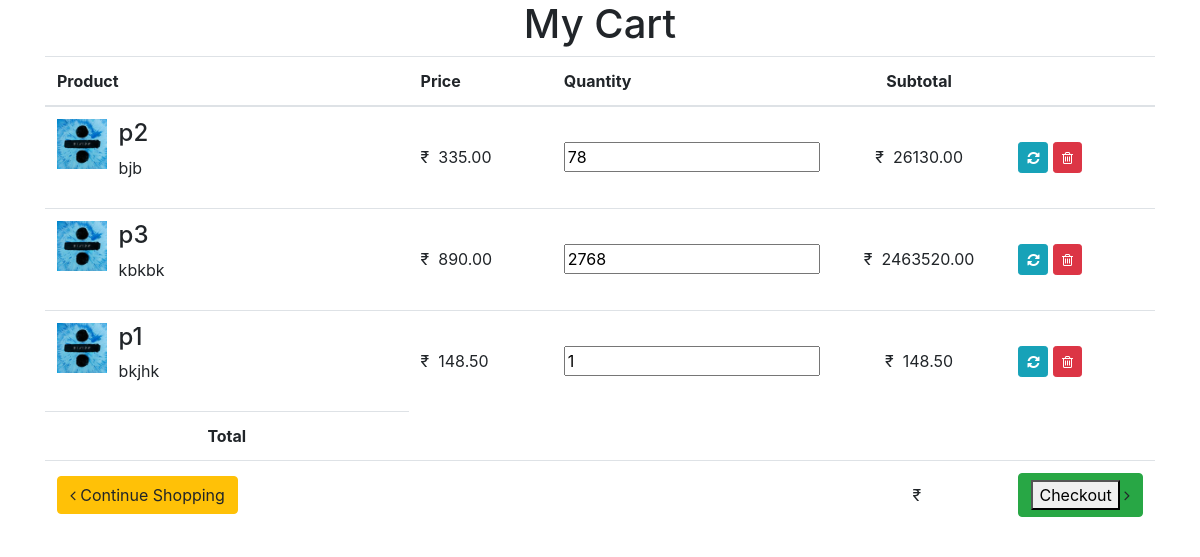
Page /products/mycart/ (signed in) on the earlier database version.
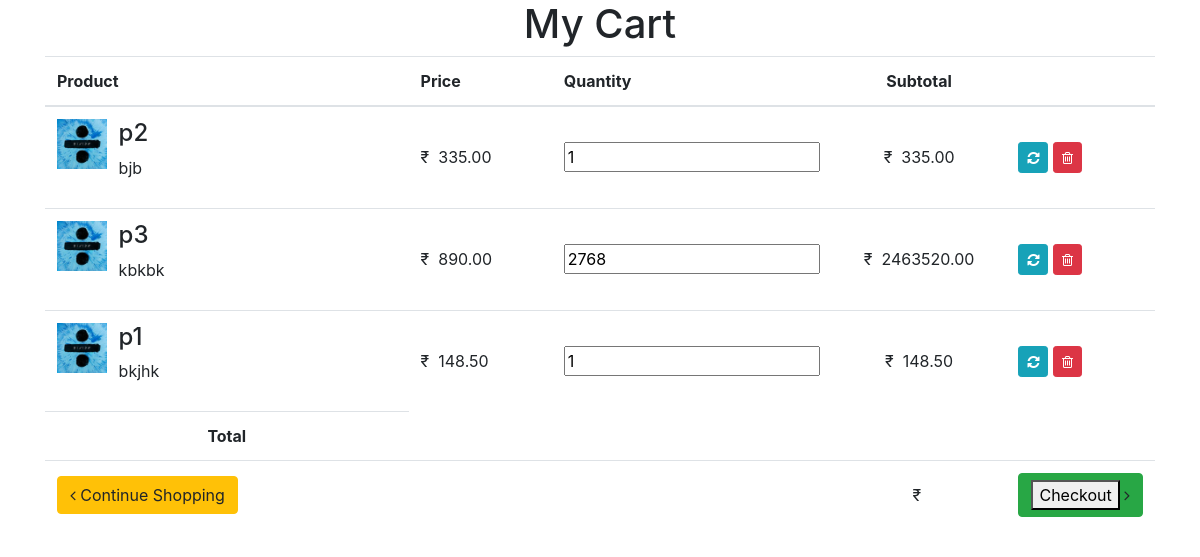
Same page on the later database version.
### cart/models.py (models this page shows, shortened)
class Cart(models.Model):
    customer = models.ForeignKey(Customer, on_delete=models.CASCADE)
    product = models.ForeignKey(ProductData,on_delete=models.CASCADE)
    quantity = models.IntegerField(default=1,null=True)
    total_price = models.DecimalField(null=True,decimal_places=2,max_digits=50)
    status = models.BooleanField(default=False)
    rating = models.CharField(default=0,max_length=10)

### products/models.py (models this page shows, shortened)
class ProductData(models.Model):
	name = models.CharField(null=False, max_length=500)
	description = models.CharField(max_length=500,null=False)
	category = models.ForeignKey(CategoryData,null=False,on_delete=models.CASCADE)
	image = models.FileField()
	sub_category_name = ChainedForeignKey(SubCategoryData, chained_field="category",
                                          chained_model_field="category", null=True)
	brand = models.CharField(null=True, max_length=100)
	mass = models.DecimalField(null=False,decimal_places=2,max_digits=50,default=1)
	unit = models.CharField(max_length=500, blank=False, null=False, default='Kg', choices=STATUS_CHOICES)
	available = models.BooleanField(default=False)
	price = models.DecimalField(null=True,decimal_places=2,max_digits=50)
	discount_percentage = models.DecimalField(null=True,decimal_places=2,max_digits=50)
	discounted_price = models.DecimalField(null=True,decimal_places=2,max_digits=50)
	reviews = models.ManyToManyField('user_panel.Review',blank=True)
	stars = models.DecimalField(default=3,decimal_places=1,max_digits=50)

### products/views.py (the view)
def mycart(request):
	if request.method=="GET":
		customer = Customer.objects.get(user_id=request.user.id)
		items = Cart.objects.filter(customer_id=customer.id,status=0)
		return render(request,'products/cart.html',{'items':items,'customer':customer})

### templates/products/cart.html (shortened to what this page needs)
<!DOCTYPE html>
<html>
<head>
</head>
<link rel="stylesheet" href="https://maxcdn.bootstrapcdn.com/bootstrap/4.0.0/css/bootstrap.min.css">
<link rel="stylesheet" href="https://cdnjs.cloudflare.com/ajax/libs/font-awesome/4.7.0/css/font-awesome.min.css">
<body>
<div class="container">
	<h1 align="center">My Cart</h1>
	<table id="cart" class="table table-hover table-condensed">
    				<thead>
						<tr>
							<th style="width:50%">Product</th>
							<th style="width:10%">Price</th>
							<th style="width:8%">Quantity</th>
							<th style="width:22%" class="text-center">Subtotal</th>
							<th style="width:10%"></th>
						</tr>
					</thead>
					<form id="main">
					<tbody id="parent">
						{% for item in items %}
						<tr>
							<td data-th="Product">
								<div class="row">
									<div class="col-sm-2 hidden-xs"><img height="50px" width="50px" src="{{item.product.image.url}}"/></div>
									<div class="col-sm-10">
										<h4 class="nomargin">{{item.product.name}}</h4>
										<p>{{item.product.description}}</p>
									</div>
								</div>
							</td>
								<td data-th="Price" width="20%"><span>&#8377;&nbsp;</span>
									<span>{{ item.product.discounted_price }}</span></td>
							<td data-th="Quantity">
								<input type="number" onchange="update(this);"
onkeyup="this.onchange();" onpaste="this.onchange();" oninput="this.onchange();" value="{{item.quantity}}">
							</td>
							<td data-th="Subtotal" class="text-center">
								<span>&#8377;&nbsp;</span>
								<span>{{ item.total_price }}</span>
							</td>
							<td class="actions" data-th="">
								<button class="btn btn-info btn-sm"><i class="fa fa-refresh"></i></button>
								<a href="{% url 'products:delete_from_cart' item.id %}"><button class="btn btn-danger btn-sm"><i class="fa fa-trash-o"></i></button>	</a>
							</td>
						</tr>
						{% endfor %}
					</tbody>
					<tfoot>
						<tr class="visible-xs">
							<td class="text-center"><strong>Total </strong></td>
						</tr>
						<tr>
							<td><a href="{% url 'products:index' %}" class="btn btn-warning"><i class="fa fa-angle-left"></i> Continue Shopping</a></td>
							<td colspan="2" class="hidden-xs"></td>
							<td class="hidden-xs text-center">&#8377;&nbsp;<strong id="gTotal">0</strong></td>
							<td><a class="btn btn-success btn-block"><button type="submit">Checkout</button> <i class="fa fa-angle-right"></i></a></td>
						</tr>
					</tfoot>
				</table>
</div>
</body>
</html>

Differences in the rows shown:
changed Cart "bjb": quantity "78" → "1"; total_price "26130.00" → "335.00"
